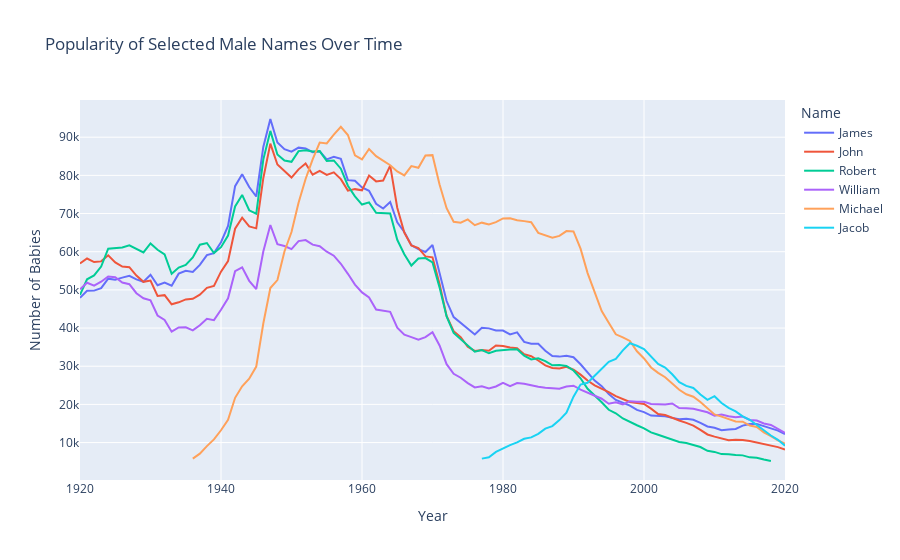

Source (notebook cell):
### Markdown cell above
The name that appears the most is Micheal. It appears 44 times
_**Remember_** For the periode of 1920 - 2020 : The 5 higher number of men names are : James , John , Robert , Michael, William
However william do not appear in any of the year as most given name

### Code cell
#a graph to visualise the evolution over time
# Filter the data to include only the specified nmale names because most given
#Jacob added bacuse it appeared in some year based on the maximum number of occurrences.
selected_names = ['Michael', 'Robert', 'Jacob', 'James', 'John', 'William']
filtered_names = names[(names['first_name'].isin(selected_names)) & (names['sex'] == 'M')]

# Group by year and first_name, then sum the occurrences
name_counts_per_year = filtered_names.groupby(['year', 'first_name'])['num'].sum().reset_index()

# Create an interactive line plot
fig = px.line(name_counts_per_year, x='year', y='num', color='first_name',
              title='Popularity of Selected Male Names Over Time',
              labels={'num': 'Number of Babies', 'year': 'Year', 'first_name': 'Name'})

# Show the plot
fig.show()
